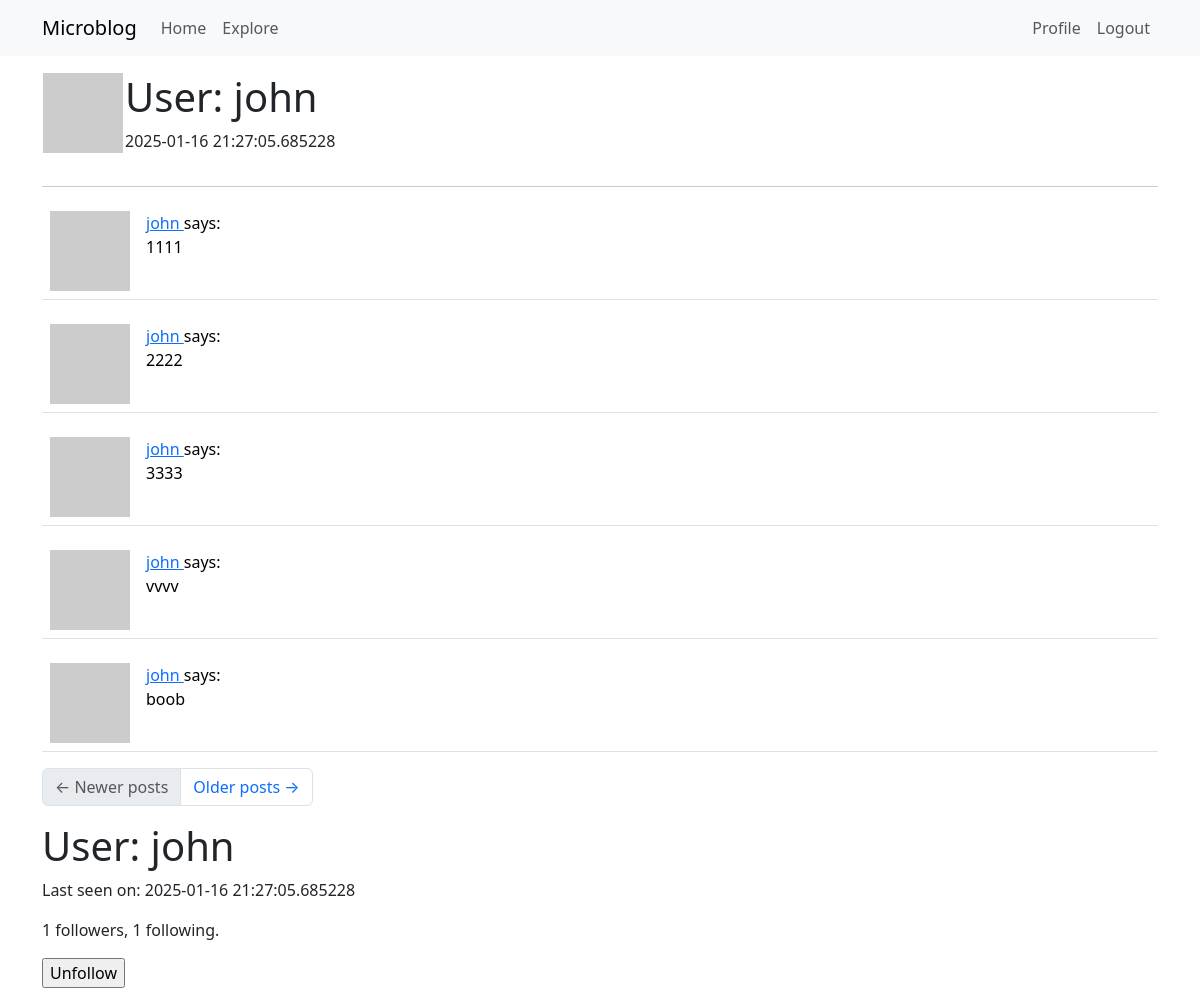
/user/john (signed in), run on the app's committed database.
### app/models.py (models this page shows, shortened)
class User(UserMixin, db.Model):
    id: so.Mapped[int] = so.mapped_column(primary_key=True)
    username: so.Mapped[str] = \
        so.mapped_column(sa.String(64), index=True, unique=True)
    email: so.Mapped[str] = so.mapped_column(sa.String(120),
                                             index=True, unique=True)
    password_hash: so.Mapped[Optional[str]] = so.mapped_column(sa.String(256))
    posts: so.WriteOnlyMapped['Post'] = \
        so.relationship(back_populates='author')
    about_me: so.Mapped[Optional[str]] = so.mapped_column(sa.String(140))
    last_seen: so.Mapped[Optional[datetime]] \
        = so.mapped_column(default=lambda: datetime.now(timezone.utc))
    following: so.WriteOnlyMapped['User'] = so.relationship(
        secondary=followers,
        primaryjoin=(followers.c.follower_id == id),
        secondaryjoin=(followers.c.followed_id == id),
        back_populates='followers'
    )
    followers: so.WriteOnlyMapped['User'] = so.relationship(
        secondary=followers,
        primaryjoin=(followers.c.followed_id == id),
        secondaryjoin=(followers.c.follower_id == id),
        back_populates='following'
    )
    def avatar(self, size):
        digest = md5(self.email.lower().encode('utf-8')).hexdigest()
        return f"https://www.gravatar.com/avatar/{digest}?d=identicon&s={size}"
    def is_following(self, user):
        query = self.following.select().where(User.id == user.id)
        return db.session.scalar(query) is not None
    def followers_count(self):
        query = sa.select(sa.func.count()).select_from(
            self.followers.select().subquery())
        return db.session.scalar(query)
    def following_count(self):
        query = sa.select(sa.func.count()).select_from(
            self.following.select().subquery())
        return db.session.scalar(query)

class Post(db.Model):
    id: so.Mapped[int] = so.mapped_column(primary_key=True)
    body: so.Mapped[str] = so.mapped_column(sa.String(140))
    timestamp: so.Mapped[datetime] = so.mapped_column(
        index=True, default=lambda: datetime.now(timezone.utc))
    user_id: so.Mapped[int] = so.mapped_column(sa.ForeignKey(User.id),
                                               index=True)
    author: so.Mapped[User] = so.relationship(back_populates='posts')

### app/routes.py (the view)
@app.route("/user/<username>")
@login_required
def user(username):
    user = db.first_or_404(sa.select(User).where(User.username == username))
    page = request.args.get('page', 1, type=int)
    query = user.posts.select().order_by(Post.timestamp.desc())
    posts = db.paginate(query, page=page,
                        per_page=app.config['POSTS_PER_PAGE'],
                        error_out=False)
    next_url = url_for('user', username=user.username, page=posts.next_num) \
        if posts.has_next else None
    prev_url = url_for('user', username=user.username, page=posts.prev_num) \
        if posts.has_prev else None
    form = EmptyForm()
    return render_template(
                            'user.html',
                            user=user,
                            posts=posts.items,
                            next_url=next_url,
                            prev_url=prev_url,
                            form=form
                        )

### app/forms.py
class EmptyForm(FlaskForm):
    submit = SubmitField('Submit')

### app/models.py (called while the page is built)
@login.user_loader
def load_user(id):
    return db.session.get(User, int(id))

### app/routes.py (called while the page is built)
@app.before_request
def before_request():
    if current_user.is_authenticated:
        current_user.last_seen = datetime.now(timezone.utc)
        db.session.commit()

### app/templates/user.html (shortened to what this page needs)
{% extends "base.html" %}
{% block content %}
<table>
    <tr valign="top">
        <td><img src="{{ user.avatar(128)}}"></td>
        <td>
            <h1>User: {{ user.username }}</h1>
            {% if user.last_seen %}
                <p>{{ user.last_seen }}</p>
            {% endif %}
        </td>
    </tr>
</table>
<hr />
<table>
{% for post in posts %}
    {% include "_post.html" %}
{% endfor %}
<nav aria-label="Post navigation">
    <ul class="pagination">
        <li class="page-item{% if not prev_url %} disabled{% endif %}">
            <a class="page-link" href="{{ prev_url }}">
                <span aria-hidden="true">&larr;</span> Newer posts
            </a>
        </li>
        <li class="page-item{% if not next_url %} disabled{% endif %}">
            <a class="page-link" href="{{ next_url }}">
                Older posts <span aria-hidden="true">&rarr;</span>
            </a>
        </li>
    </ul>
</nav>
<h1>User: {{ user.username }}</h1>
{% if user.last_seen %}<p>Last seen on: {{ user.last_seen }}</p>{% endif %}
<p>{{ user.followers_count() }} followers, {{ user.following_count() }} following.</p>
{% if user == current_user %}
    <p><a href="{{ url_for('edit_profile') }}">Edit your profile</a></p>
{% else %}
    <p>
        <form action="{{ url_for('unfollow', username=user.username) }}" method="post">
            {{ form.submit(value='Unfollow') }}
        </form>
    </p>
{% endif %}
{% endblock content %}

### app/templates/_post.html
<table class="table table-hover">
    <tr>
        <td width="70px">
            <a href="{{ url_for('user', username=post.author.username) }}">
                <img src="{{ post.author.avatar(70) }}" />
            </a>
        </td>
        <td>
            <a href="{{ url_for('user', username=post.author.username) }}">
                {{ post.author.username }}
            </a>
            says:
            <br>
            {{ post.body }}
        </td>
    </tr>
</table>

### data on the page
User: username "john", last_seen "2025-01-16 21:27:05.685228"
Post: author.username "john", body "1111"
Post: author.username "john", body "2222"
Post: author.username "john", body "3333"
Post: author.username "john", body "vvvv"
Post: author.username "john", body "boob"

### other printed values
{{ user.followers_count() }} "1"
{{ user.following_count() }} "1"
